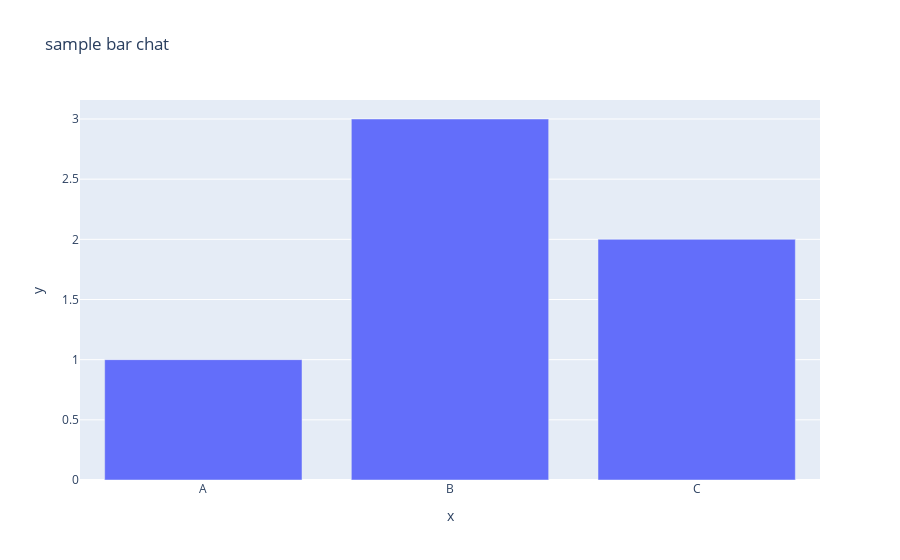

This figure's notebook cell:
### Code cell
import plotly.express as px
fig=px.bar(x=["A","B","C"],y=[1,3,2],title="sample bar chat")
fig.show()

### Figure 1 — Plotly figure (JSON) as saved in the notebook; plotly's stock layout.template omitted (floating-point values rounded to 4 significant figures)
{"data": [{"hovertemplate": "x=%{x}<br>y=%{y}<extra></extra>", "legendgroup": "", "marker": {"color": "#636efa", "pattern": {"shape": ""}}, "name": "", "orientation": "v", "showlegend": false, "textposition": "auto", "type": "bar", "x": ["A", "B", "C"], "xaxis": "x", "y": [1, 3, 2], "yaxis": "y"}], "layout": {"barmode": "relative", "legend": {"tracegroupgap": 0}, "title": {"text": "sample bar chat"}, "xaxis": {"anchor": "y", "domain": [0, 1], "title": {"text": "x"}}, "yaxis": {"anchor": "x", "domain": [0, 1], "title": {"text": "y"}}}}
